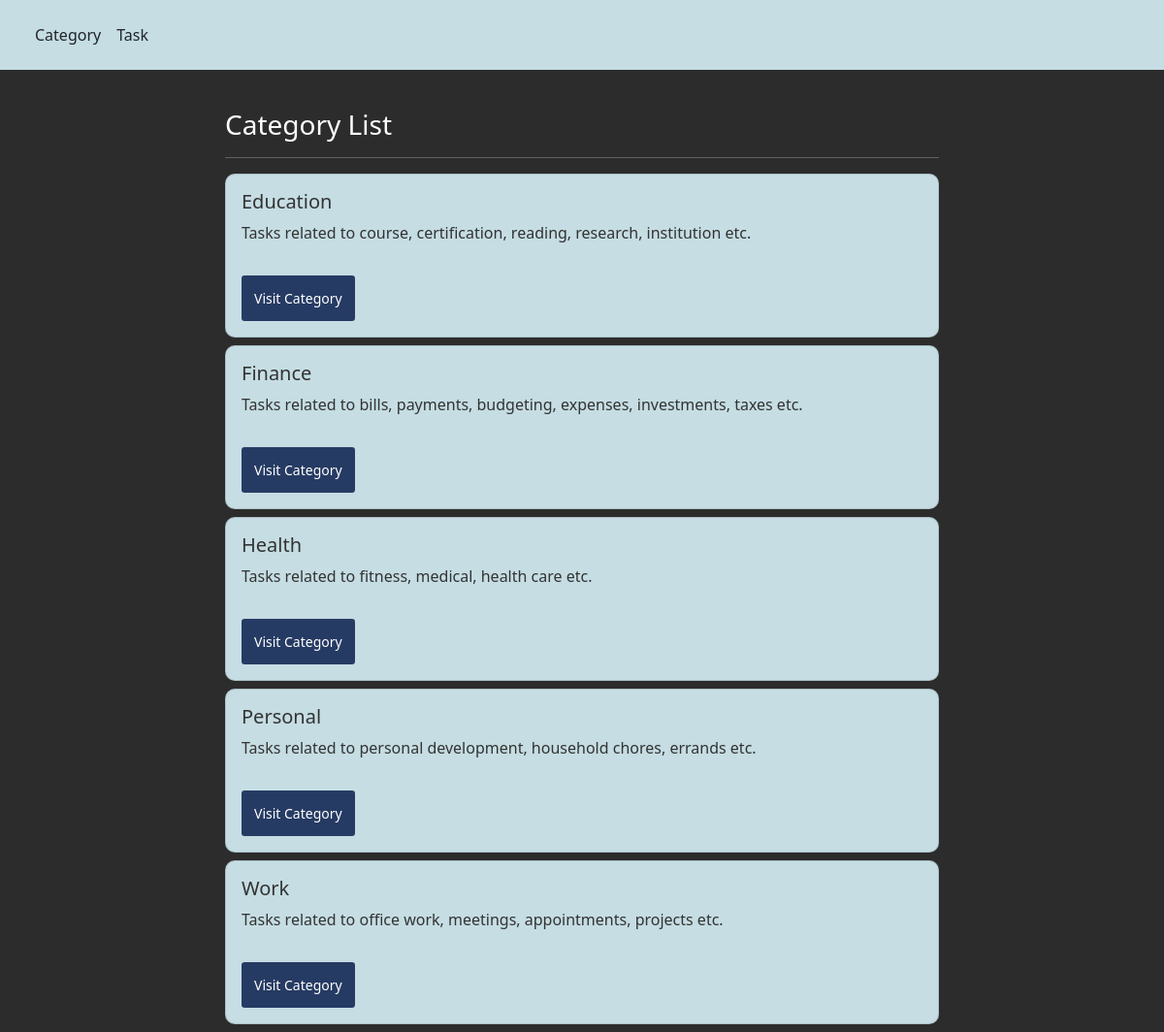
The page /category-list/ on the database its author committed.
### tasks_app/models.py (models this page shows, shortened)
class Category(models.Model):
    id = models.AutoField(primary_key=True)
    name = models.CharField(max_length=255)
    description = models.TextField(null=True, blank=True)

### tasks_app/views.py (the view)
# urls.py: path('category-list/', views.category_list, name="category_list"),
def category_list(request):
    category_list = Category.objects.order_by('name')
    category_list_dictionary = {'categories': category_list, 'title': 'List | Category'}
    return render(request, 'category_list.html', context=category_list_dictionary)

### tasks_app/templates/category_list.html
<!DOCTYPE html>{% extends 'base.html' %} {% block body_block %}
<div class="container px-0">
  <div class="row">
    <div class="col-12">
      <h3 class="mt-4 mb-0">Category List</h3>
    </div>
  </div>
</div>
<hr />
{% if categories %} {% for category in categories %}
<div class="card my-2">
  <div class="card-body">
    <h5 class="card-title">{{ category.name }}</h5>
    {% if category.description %}
    <p class="card-text">{{ category.description }}</p>
    {% endif %}
    <a
      href="{% url 'tasks_app:category_tasks' category_id=category.id %}"
      class="btn btn-sm btn-regular mt-3"
      >Visit Category</a
    >
  </div>
</div>
{% endfor %} {% else %}
<div class="card my-2">
  <div class="card-body">
    <h5 class="card-title">No Category Available</h5>
  </div>
</div>
{% endif %} {% endblock %}

### tasks_app/templates/base.html (style rules this page uses)
body { background-color: #2c2c2c; color: white; }
.card { background-color: #c5dde3; color: #333333; border-radius: 10px; }
.btn { padding: 0.75rem; }
.btn-regular, .btn-regular:hover { background-color: #263b63; color: white; }

### rows shown on the page
Category: name "Education", description "Tasks related to course, certification, reading, research, institution etc."
Category: name "Finance", description "Tasks related to bills, payments, budgeting, expenses, investments, taxes etc."
Category: name "Health", description "Tasks related to fitness, medical, health care etc."
Category: name "Personal", description "Tasks related to personal development, household chores, errands etc."
Category: name "Work", description "Tasks related to office work, meetings, appointments, projects etc."
